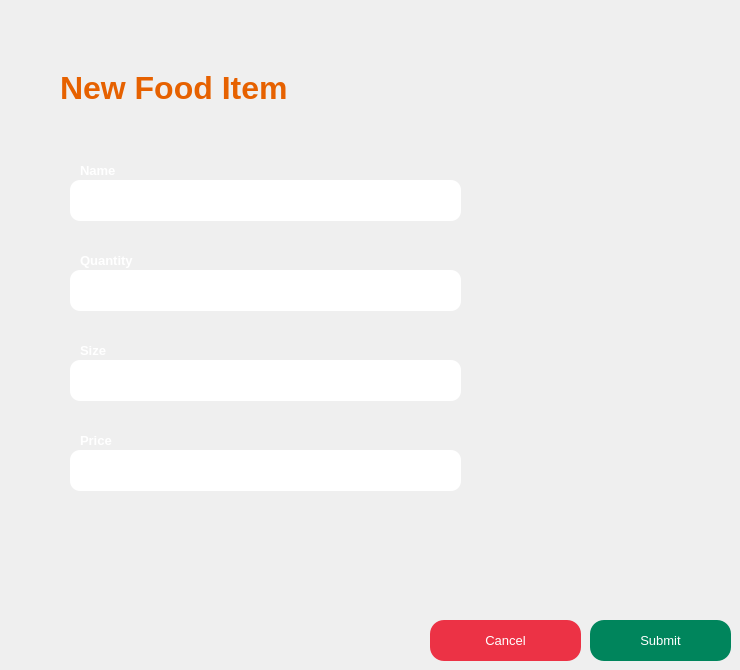
    <widget class="QWidget" name="iFoods">
     <widget class="QLabel" name="label_21">
      <property name="geometry">
       <rect>
        <x>60</x>
        <y>70</y>
        <width>228</width>
        <height>36</height>
       </rect>
      </property>
      <property name="font">
       <font>
        <family>Arial</family>
        <pointsize>12</pointsize>
        <bold>true</bold>
       </font>
      </property>
      <property name="text">
       <string>&lt;html&gt;&lt;head/&gt;&lt;body&gt;&lt;p&gt;&lt;span style=&quot; font-size:24pt; color:#e66100;&quot;&gt;New Food Item&lt;/span&gt;&lt;/p&gt;&lt;/body&gt;&lt;/html&gt;</string>
      </property>
     </widget>
     <widget class="QLabel" name="id_8">
      <property name="geometry">
       <rect>
        <x>80</x>
        <y>160</y>
        <width>141</width>
        <height>21</height>
       </rect>
      </property>
      <property name="font">
       <font>
        <pointsize>10</pointsize>
        <bold>true</bold>
       </font>
      </property>
      <property name="text">
       <string>&lt;html&gt;&lt;head/&gt;&lt;body&gt;&lt;p&gt;&lt;span style=&quot; color:#ffffff;&quot;&gt;Name&lt;/span&gt;&lt;/p&gt;&lt;/body&gt;&lt;/html&gt;</string>
      </property>
     </widget>
     <widget class="QLabel" name="id_9">
      <property name="geometry">
       <rect>
        <x>80</x>
        <y>340</y>
        <width>141</width>
        <height>21</height>
       </rect>
      </property>
      <property name="font">
       <font>
        <pointsize>10</pointsize>
        <bold>true</bold>
       </font>
      </property>
      <property name="text">
       <string>&lt;html&gt;&lt;head/&gt;&lt;body&gt;&lt;p&gt;&lt;span style=&quot; color:#ffffff;&quot;&gt;Size&lt;/span&gt;&lt;/p&gt;&lt;/body&gt;&lt;/html&gt;</string>
      </property>
     </widget>
     <widget class="QPushButton" name="foodAddNewSubmitButton">
      <property name="geometry">
       <rect>
        <x>590</x>
        <y>620</y>
        <width>141</width>
        <height>41</height>
       </rect>
      </property>
      <property name="font">
       <font>
        <pointsize>10</pointsize>
       </font>
      </property>
      <property name="cursor">
       <cursorShape>PointingHandCursor</cursorShape>
      </property>
      <property name="focusPolicy">
       <enum>Qt::TabFocus</enum>
      </property>
      <property name="styleSheet">
       <string notr="true">#foodAddNewSubmitButton
{
	background:#00855C;
	border:none;
	color:white;
border-radius:14px;
}

#foodAddNewSubmitButton:hover
{
	background:#2D2D2D;
	border:2px solid #00855C;
	color:#00855C;
}</string>
      </property>
      <property name="text">
       <string>Submit</string>
      </property>
     </widget>
     <widget class="QLineEdit" name="newFoodItemSize">
      <property name="geometry">
       <rect>
        <x>70</x>
        <y>360</y>
        <width>391</width>
        <height>41</height>
       </rect>
      </property>
      <property name="font">
       <font>
        <family>Arial</family>
        <pointsize>10</pointsize>
       </font>
      </property>
      <property name="styleSheet">
       <string notr="true">background:white;
color:black;
border:none;
padding-left:12px;
border-radius: 10px;
</string>
      </property>
     </widget>
     <widget class="QPushButton" name="foodAddNewCancelButton">
      <property name="enabled">
       <bool>true</bool>
      </property>
      <property name="geometry">
       <rect>
        <x>430</x>
        <y>620</y>
        <width>151</width>
        <height>41</height>
       </rect>
      </property>
      <property name="font">
       <font>
        <pointsize>10</pointsize>
       </font>
      </property>
      <property name="cursor">
       <cursorShape>PointingHandCursor</cursorShape>
      </property>
      <property name="focusPolicy">
       <enum>Qt::TabFocus</enum>
      </property>
      <property name="styleSheet">
       <string notr="true">#foodAddNewCancelButton
{
	background:#EC3245;
	border:none;
	color:white;
border-radius:14px;
}

#foodAddNewCancelButton:hover
{
	background:#2d2d2d;
	border:2px solid #EC3245;
	color:#EC3245;
}</string>
      </property>
      <property name="text">
       <string>Cancel</string>
      </property>
     </widget>
     <widget class="QLineEdit" name="newFoodItemName">
      <property name="geometry">
       <rect>
        <x>70</x>
        <y>180</y>
        <width>391</width>
        <height>41</height>
       </rect>
      </property>
      <property name="font">
       <font>
        <family>Arial</family>
        <pointsize>10</pointsize>
       </font>
      </property>
      <property name="styleSheet">
       <string notr="true">background:white;
color:black;
border:none;
padding-left:12px;
border-radius: 10px;
</string>
      </property>
      <property name="inputMethodHints">
       <set>Qt::ImhPreferLowercase</set>
      </property>
     </widget>
     <widget class="QLabel" name="id_15">
      <property name="geometry">
       <rect>
        <x>80</x>
        <y>430</y>
        <width>141</width>
        <height>21</height>
       </rect>
      </property>
      <property name="font">
       <font>
        <pointsize>10</pointsize>
        <bold>true</bold>
       </font>
      </property>
      <property name="text">
       <string>&lt;html&gt;&lt;head/&gt;&lt;body&gt;&lt;p&gt;&lt;span style=&quot; color:#ffffff;&quot;&gt;Price&lt;/span&gt;&lt;/p&gt;&lt;/body&gt;&lt;/html&gt;</string>
      </property>
     </widget>
     <widget class="QLineEdit" name="newFoodItemPrice">
      <property name="geometry">
       <rect>
        <x>70</x>
        <y>450</y>
        <width>391</width>
        <height>41</height>
       </rect>
      </property>
      <property name="font">
       <font>
        <family>Arial</family>
        <pointsize>10</pointsize>
       </font>
      </property>
      <property name="styleSheet">
       <string notr="true">background:white;
color:black;
border:none;
padding-left:12px;
border-radius: 10px;
</string>
      </property>
     </widget>
     <widget class="QLabel" name="id_16">
      <property name="geometry">
       <rect>
        <x>80</x>
        <y>250</y>
        <width>141</width>
        <height>21</height>
       </rect>
      </property>
      <property name="font">
       <font>
        <pointsize>10</pointsize>
        <bold>true</bold>
       </font>
      </property>
      <property name="text">
       <string>&lt;html&gt;&lt;head/&gt;&lt;body&gt;&lt;p&gt;&lt;span style=&quot; color:#ffffff;&quot;&gt;Quantity&lt;/span&gt;&lt;/p&gt;&lt;/body&gt;&lt;/html&gt;</string>
      </property>
     </widget>
     <widget class="QLineEdit" name="newFoodItemQuantity">
      <property name="geometry">
       <rect>
        <x>70</x>
        <y>270</y>
        <width>391</width>
        <height>41</height>
       </rect>
      </property>
      <property name="font">
       <font>
        <family>Arial</family>
        <pointsize>10</pointsize>
       </font>
      </property>
      <property name="styleSheet">
       <string notr="true">background:white;
color:black;
border:none;
padding-left:12px;
border-radius: 10px;
</string>
      </property>
     </widget>
    </widget>
